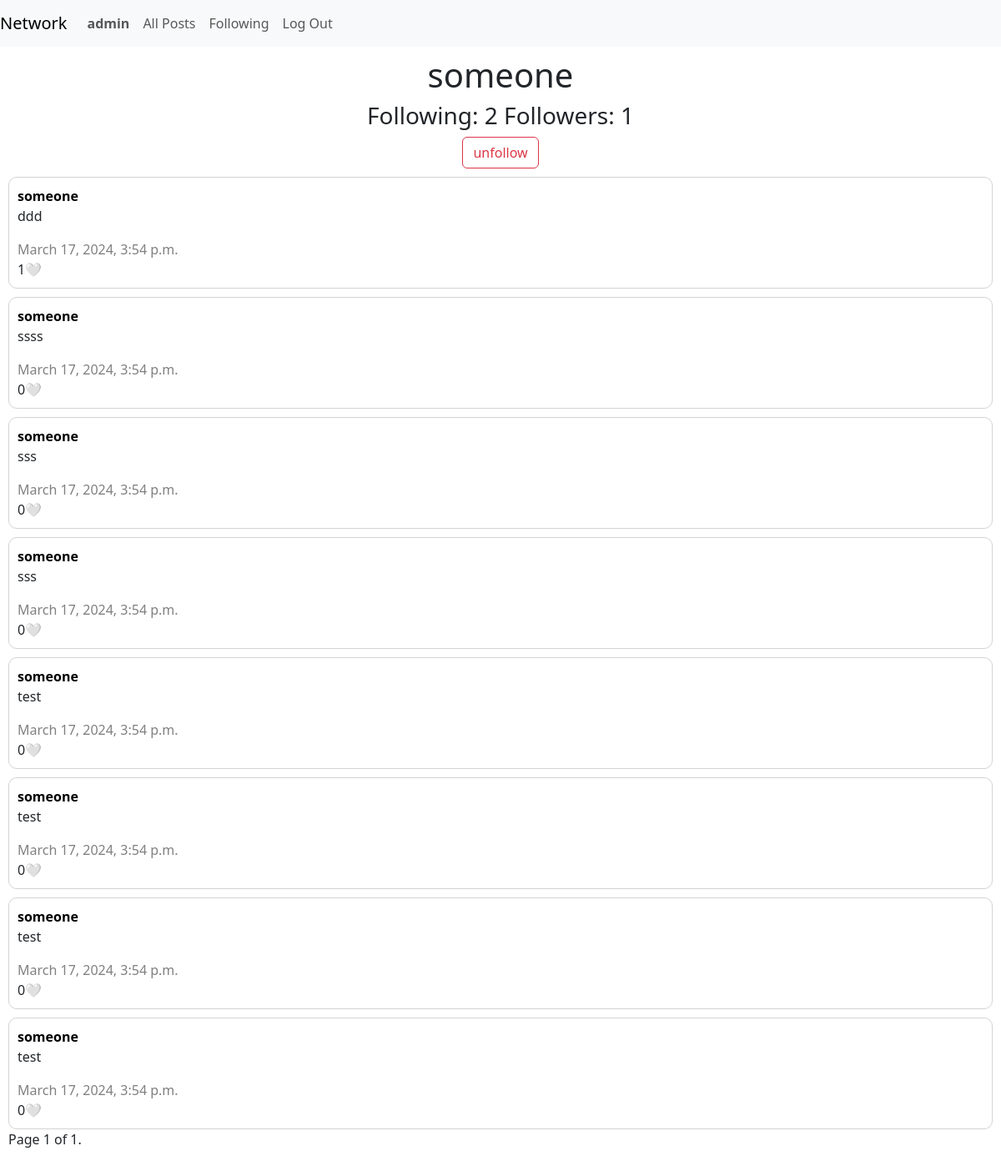
The page /u/2 (signed in) on the database its author committed.
### network/models.py (models this page shows)
class User(AbstractUser):
    pass

class Post(models.Model):
    user = models.ForeignKey(User,on_delete=models.CASCADE,related_name="posts")
    text = models.TextField()
    timestamp = models.DateTimeField(auto_now_add=True)
    likes = models.IntegerField(default=0)

### network/views.py (the view, shortened to what this page needs)
# urls.py: path("u/<int:id>",views.profile,name="profile"),
def profile(request,id):
    user = User.objects.get(pk=id)
    posts = user.posts.all().order_by("-timestamp")
    p = Paginator(posts,10)
    page_number = request.GET.get('page')
    page_obj = p.get_page(page_number)
    fs = request.user.following.all()
    following_list = []
    for i in fs :
        following_list.append(i.followed.id)
    return render(request,"network/profile.html",{"user":user,"posts":page_obj.object_list,"following_list":following_list,'page_obj': page_obj})

### network/templates/network/profile.html (shortened to what this page needs)
{% extends "network/layout.html" %}
{% block body %}
    <center>
        <h1>{{user.username}}</h1>
        <h3>Following: {{user.following.all.count}} Followers: {{user.followers.all.count}}</h3>
        {% if request.user.id != user.id and user.is_authenticated %}
        {% if user.id in following_list %}
        <form method="post">
            <input type="submit" value="unfollow" class="btn btn-outline-danger" name="un">
        </form>
        {% elif user.id not in following_list %}
        <form method="post">
            {% csrf_token %}
            <input type="submit" value="follow" class="btn btn-outline-primary" name="fo">
        </form>
        {% endif %}
        {% endif %}
    </center>
    <div id="all-posts">
        {% for p in posts %}
        <div class="post">
            <a href="/u/{{p.user.id}}" style="color: black;text-decoration: none;"><b>{{p.user}}</b></a>
            <div id="text-div{{p.id}}">
                <p id="text{{p.id}}">{{p.text}}</p>
            </div>
            <span style="color: gray;">{{p.timestamp}}</span><br>
            <span id="likes-{{p.id}}">{{p.likes}}</span><button style="padding: 0px; border: none; background-color: transparent;" id="like-btn"  onclick="like({{p.id}},{{request.user.id}});">🤍</button>
        </div>
        {% endfor %}
    </div>
    <span class="current">
        Page {{ page_obj.number }} of {{ page_obj.paginator.num_pages }}.
    </span><br>
{% endblock %}

### network/templates/network/layout.html (shortened to what this page needs)
{% load static %}
<!DOCTYPE html>
<html lang="en">
    <head>
        <link href="https://cdn.jsdelivr.net/npm/bootstrap@5.3.3/dist/css/bootstrap.min.css" rel="stylesheet">
        <link href="{% static 'network/styles.css' %}" rel="stylesheet">
    </head>
    <body>
        <nav class="navbar navbar-expand-lg navbar-light bg-light">
            <a class="navbar-brand" href="#">Network</a>
            <div>
              <ul class="navbar-nav mr-auto">
                {% if user.is_authenticated %}
                    <li class="nav-item">
                        <a class="nav-link" href="/u/{{ request.user.id }}"><strong>{{ request.user.username }}</strong></a>
                    </li>
                {% endif %}
                <li class="nav-item">
                  <a class="nav-link" href="{% url 'index' %}">All Posts</a>
                </li>
                {% if user.is_authenticated %}
                    <li class="nav-item">
                        <a class="nav-link" href="/following">Following</a>
                    </li>
                    <li class="nav-item">
                        <a class="nav-link" href="{% url 'logout' %}">Log Out</a>
                    </li>
                {% endif %}
              </ul>
            </div>
          </nav>
        <div class="body">
            {% block body %}
            {% endblock %}
        </div>
    </body>
</html>

### network/static/network/styles.css (style rules this page uses)
.body { padding : 10px; }
.post { margin-top: 10px; padding: 10px; border: 1px solid lightgray; border-radius: 10px; background-color: white; }

### rows shown on the page
User: user.username "admin"
User: username "someone", following.all.count "2", followers.all.count "1"
Post: user "someone", text "ddd", timestamp "March 17, 2024, 3:54 p.m.", likes "1"
Post: user "someone", text "ssss", timestamp "March 17, 2024, 3:54 p.m.", likes "0"
Post: user "someone", text "sss", timestamp "March 17, 2024, 3:54 p.m.", likes "0"
Post: user "someone", text "sss", timestamp "March 17, 2024, 3:54 p.m.", likes "0"
Post: user "someone", text "test", timestamp "March 17, 2024, 3:54 p.m.", likes "0"
Post: user "someone", text "test", timestamp "March 17, 2024, 3:54 p.m.", likes "0"
Post: user "someone", text "test", timestamp "March 17, 2024, 3:54 p.m.", likes "0"
Post: user "someone", text "test", timestamp "March 17, 2024, 3:54 p.m.", likes "0"

### other values the page prints
{{ page_obj.number }} "1"
{{ page_obj.paginator.num_pages }} "1"
